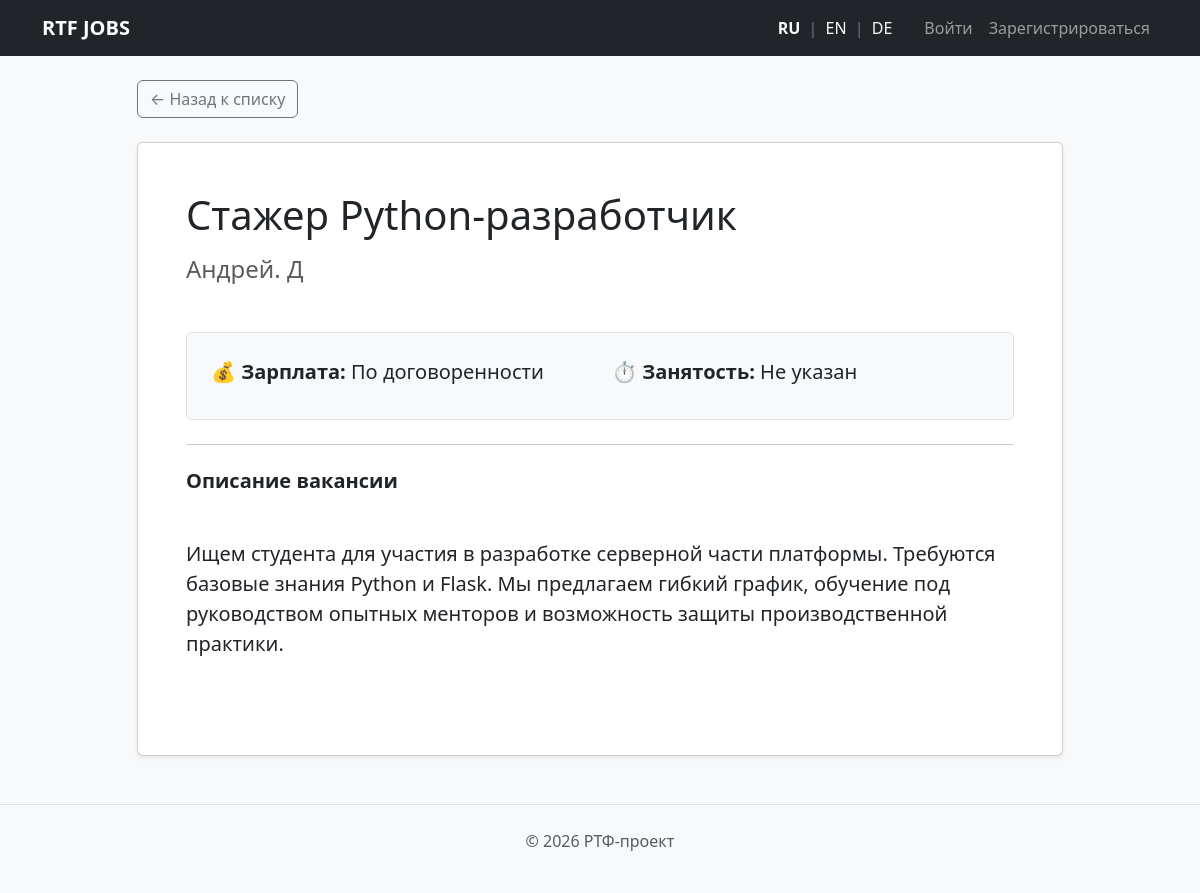
The page /vacancy/1 on the database as committed earlier.
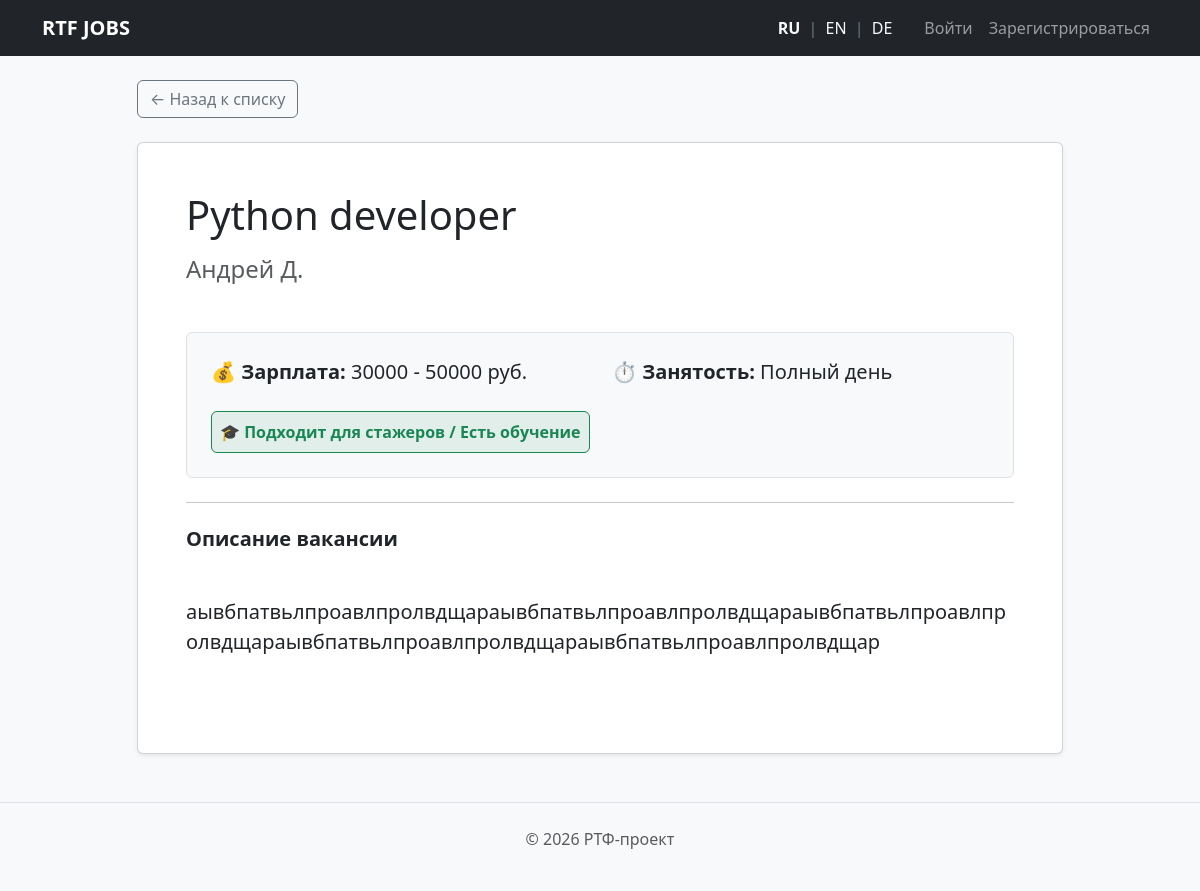
The same page on the database as committed later.
### app/models/vacancy.py (models this page shows)
class Vacancy(db.Model):
    __tablename__ = 'vacancies'
    id = db.Column(db.Integer, primary_key=True)
    title_ru = db.Column(db.String(150), nullable=False)
    title_en = db.Column(db.String(150))
    title_de = db.Column(db.String(150))
    description_ru = db.Column(db.Text, nullable=False)
    description_en = db.Column(db.Text)
    description_de = db.Column(db.Text)
    company = db.Column(db.String(150), nullable=False)
    salary_from = db.Column(db.Integer)
    salary_to = db.Column(db.Integer)
    employment_type = db.Column(db.String(50))
    is_internship = db.Column(db.Boolean, default=False)
    created_at = db.Column(db.DateTime, default=datetime.utcnow)
    department_id = db.Column(db.Integer, db.ForeignKey('departments.id'), nullable=False)
    author_id = db.Column(db.Integer, db.ForeignKey('users.id'), nullable=False)
    category_id = db.Column(db.Integer, db.ForeignKey('categories.id'), nullable=True)
    skills = db.relationship('Skill', secondary=vacancy_skills, backref=db.backref('vacancies', lazy='dynamic'))
    applications = db.relationship('Application', backref='vacancy', lazy=True)

### app/routes/vacancy.py (the view)
@vacancy_bp.route('/vacancy/<int:id>')
def vacancy_detail(id):
    vacancy = Vacancy.query.get_or_404(id)
    return render_template('vacancy_detail.html', vacancy=vacancy)

### templates/vacancy_detail.html (shortened to what this page needs)
{% extends "base.html" %}
{% block content %}
<div class="row justify-content-center">
  <div class="col-md-10">
    <a href="/" class="btn btn-outline-secondary mb-4">&larr; {{ t('back_to_list') }}</a>
    <div class="card shadow-sm">
      <div class="card-body p-5">
        <div class="d-flex justify-content-between align-items-center mb-3">
    <h1 class="card-title text-dark mb-0">
        {{ get_db_lang(vacancy, 'title') }}
    </h1>
</div>
        <h4 class="text-muted mb-2">{{ vacancy.company }}</h4>
        <div class="mt-5 mb-4 p-4 bg-light rounded border">
            <div class="row fs-5">
                <div class="col-md-6 mb-2">
                    <strong>💰 Зарплата:</strong>
                    {% if vacancy.salary_from and vacancy.salary_to %}
                        {{ vacancy.salary_from }} - {{ vacancy.salary_to }} руб.
                    {% elif vacancy.salary_from %}
                        от {{ vacancy.salary_from }} руб.
                    {% elif vacancy.salary_to %}
                        до {{ vacancy.salary_to }} руб.
                    {% else %}
                        По договоренности
                    {% endif %}
                </div>
                <div class="col-md-6 mb-2">
                    <strong>⏱ Занятость:</strong>
                    {{ vacancy.employment_type if vacancy.employment_type else 'Не указан' }}
                </div>
            </div>
            {% if vacancy.is_internship %}
            <div class="mt-3 p-2 bg-success bg-opacity-10 text-success rounded border border-success fw-bold d-inline-block">
                🎓 Подходит для стажеров / Есть обучение
            </div>
            {% endif %}
        </div>
        <hr class="mb-4" />
        <h5 class="fw-bold mb-3">{{ t('description_vacancy') }}</h5>
        <div class="card-text fs-5" style="white-space: pre-line">
          {{ get_db_lang(vacancy, 'description') or "Описание для этой вакансии пока не добавлено." }}
        </div>
      </div>
    </div>
  </div>
</div>
{% endblock %}

Rows that differ between the two databases and show on the page:
changed Vacancy: title_ru "Стажер Python-разработчик" → "Python developer"; company "Андрей. Д" → "Андрей Д."; salary_from (not shown) → "30000"; salary_to (not shown) → "50000"; employment_type "Не указан" → "Полный день"; is_internship False → True (drawn); description_ru "Ищем студента для участия в разработке серверной части платформы. Требуются базовые знания Python и Flask. Мы предлагаем гибкий график, обучение под руководством опытных менторов и возможность защиты производственной практики." → "аывбпатвьлпроавлпролвдщараывбпатвьлпроавлпролвдщараывбпатвьлпроавлпролвдщараывбпатвьлпроавлпролвдщараывбпатвьлпроавлпролвдщар"
Other text that changed with them:
text no longer shown: "По договоренности"
text now shown: "- руб. 🎓 Подходит для стажеров / Есть обучение"
